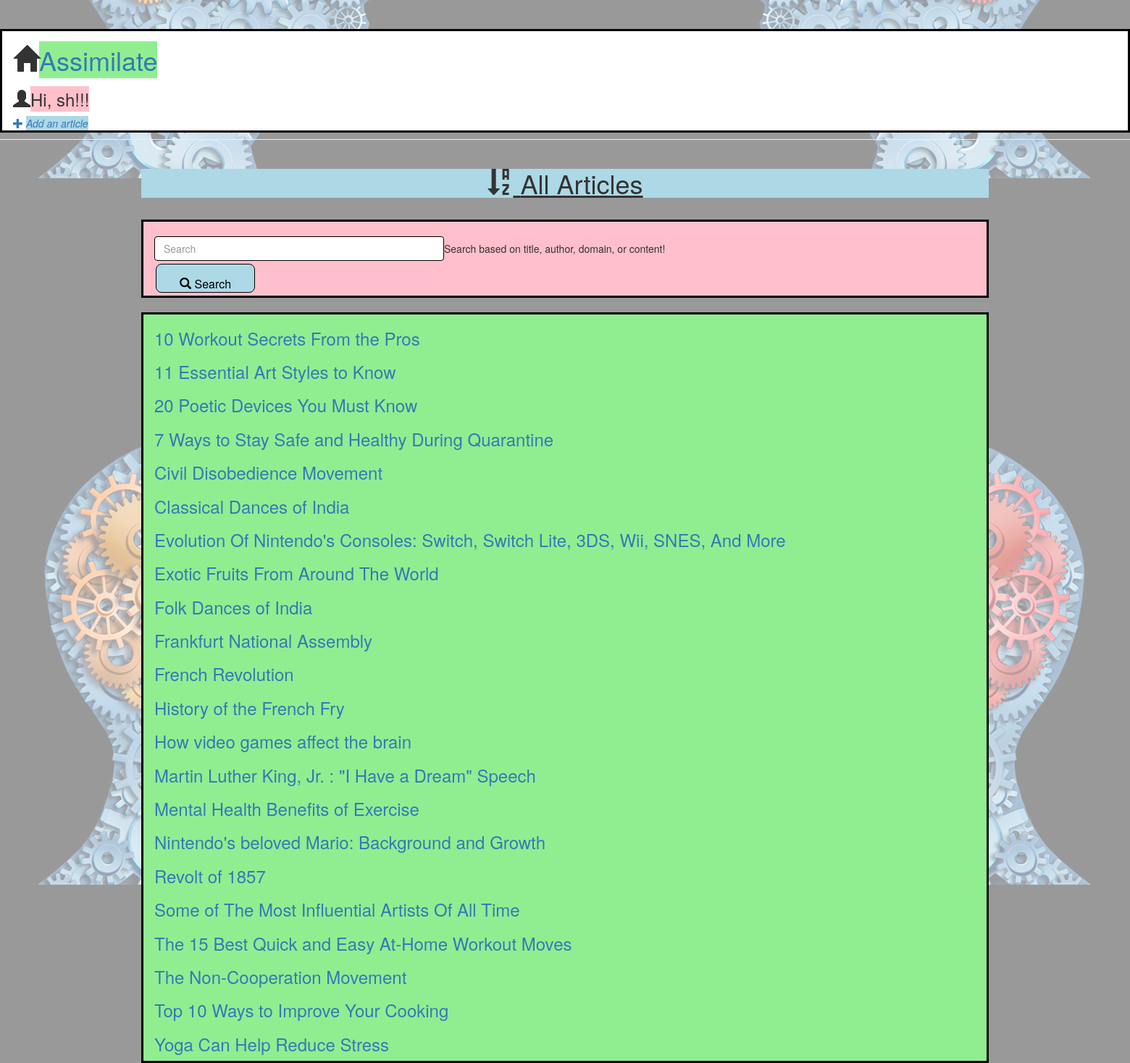
/browse/ (signed in), run on the app's committed database.
### assimilate/models.py (models this page shows, shortened)
class Post(models.Model):
    title = models.CharField(max_length=200)
    content = models.TextField()
    created_date = models.DateTimeField(default=timezone.now)
    published_date = models.DateTimeField(blank=True, null=True)
    domain = models.CharField(max_length=200, null=True)
    user = models.ForeignKey(User, on_delete=models.CASCADE, null=True,related_name='assimilate_user')

### assimilate/views.py (the view)
# urls.py: path('browse/', views.browse, name="browse"),
def browse(request):
	all_articles = Post.objects.filter(published_date__lte=timezone.now()).order_by('title')
	return render(request, 'assimilate/post_list.html', {'articles': all_articles})

### assimilate/templates/assimilate/post_list.html
{% extends 'assimilate/base.html' %}
{% block content %}
{% url 'post_list' as the_url %}
{% if request.get_full_path == the_url %}
	<div style="background-color:lightblue" align="center">
		<h1><span class="glyphicon glyphicon-user"></span><u>My Articles</u></h1>
	</div>
{% else %}
	{% url 'browse' as the_url %}
	{% if request.get_full_path == the_url %}
		<div style="background-color:lightblue" align="center">
			<h1><span class="glyphicon glyphicon-sort-by-alphabet"></span><u>    All Articles</u></h1>
		</div>
		<br>
		<div class="container pink"> <br>
			<form method="get" action="/search" class=" my-2 my-lg-0 mx-3">
			<div style="float:left;">
				<input class="form-control mr-sm-2" type="search" placeholder="Search" aria-label="Search" name="query" id="query" style="width: 400px; border: 1px solid black;" required>
				<button class="button" style="height: 40px;
							background-color: lightblue;
							text-align: center;
							vertical-align: middle;
							border: 1px solid black;
							color: black;
							border-radius: 8px;" type="submit"><span class="glyphicon glyphicon-search"></span> Search</button>
			</div>
	     		 </form>
	     		 <h5>Search based on title, author, domain, or content!</h5>
      		</div>
      		<br>
	{% endif %}
{% endif %}
<div class="container green">
{% for article in articles %}
    <article>
        <h3><a href="{% url 'post_detail' pk=article.pk %}">{{ article.title }}</a></h3>
    </article>
{% endfor %}
</div>
{% endblock %}

### assimilate/templates/assimilate/base.html (shortened to what this page needs)
{% load static %}
<!DOCTYPE html>
<html>
    <head>
        <link rel="stylesheet" href="//maxcdn.bootstrapcdn.com/bootstrap/3.2.0/css/bootstrap.min.css">
        <link rel="stylesheet" href="//maxcdn.bootstrapcdn.com/bootstrap/3.2.0/css/bootstrap-theme.min.css">
    </head>
    <body style="background-image: url('/static/assimilate/image5.png');
		background-size: 100%;
		background-position: center center;
		background-repeat: y-repeat;
		">
        <header class="page-header">
            <div class="container white">
            {% if user.is_authenticated %}
            	<h1><span class="glyphicon glyphicon-home"></span><span style="background-color: lightgreen"><a href="{% url 'home_page' %}">Assimilate</span></a></h1>
            {% else %}
            	<h1><span class="glyphicon glyphicon-home"></span><span style="background-color: lightgreen"><a href="{% url 'first_page' %}">Assimilate</span></a></h1>
            {% endif %}
            {% if user.is_authenticated %}
            	<h3><span class="glyphicon glyphicon-user"></span><span style="background-color: pink">Hi, {{user.username}}!!!</span></h3>
            {% else %}
            	<h3><span class="glyphicon glyphicon-user"></span><span style="background-color: pink">Hello, Anonymous User!!</span></h3>
            {% endif %}
            {% if user.is_authenticated %}
                <a href="{% url 'post_new' %}" class="top-menu">
                <span class="glyphicon glyphicon-plus"></span> <i><span style="background-color: lightblue">Add an article</span></i>
                </a>
	    {% endif %}
            </div>
        </header>
        <main class="content container">
            <div class="row">
                <div class="col">
                    {% block content %}
                    {% endblock %}
                </div>
            </div>
        </main>
    </body>
</html>

### assimilate/templates/assimilate/base.html (style rules this page uses)
.button { background-color: #4CAF50; border: none; color: white; padding: 16px 32px; text-align: center; text-decoration: none; display: inline-block; font-size: 16px; margin: 4px 2px; transition-duration: 0.4s; cursor: pointer; }
.green { background-color: lightgreen; width: 100%; height: 100%; border: 3px solid black; }
.pink { background-color: pink; width: 100%; height: 100%; border: 3px solid black; }
.white { background-color: white; width: 100%; height: 100%; border: 3px solid black; }

### data on the page
Post: title "10 Workout Secrets From the Pros"
Post: title "11 Essential Art Styles to Know"
Post: title "20 Poetic Devices You Must Know"
Post: title "7 Ways to Stay Safe and Healthy During Quarantine"
Post: title "Civil Disobedience Movement"
Post: title "Classical Dances of India"
Post: title "Evolution Of Nintendo's Consoles: Switch, Switch Lite, 3DS, Wii, SNES, And More"
Post: title "Exotic Fruits From Around The World"
Post: title "Folk Dances of India"
Post: title "Frankfurt National Assembly"
Post: title "French Revolution"
Post: title "History of the French Fry"
Post: title "How video games affect the brain"
Post: title "Martin Luther King, Jr. : \"I Have a Dream\" Speech"
Post: title "Mental Health Benefits of Exercise"
Post: title "Nintendo's beloved Mario: Background and Growth"
Post: title "Revolt of 1857"
Post: title "Some of The Most Influential Artists Of All Time"
Post: title "The 15 Best Quick and Easy At-Home Workout Moves"
Post: title "The Non-Cooperation Movement"
Post: title "Top 10 Ways to Improve Your Cooking"
Post: title "Yoga Can Help Reduce Stress"

### other printed values
{{ user.username }} "sh"
